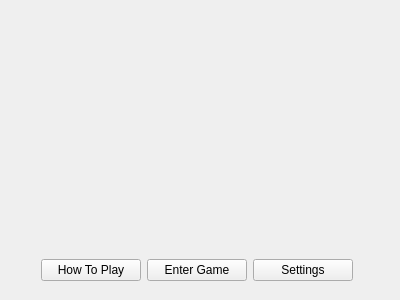
<?xml version="1.0" encoding="UTF-8"?>
<ui version="4.0">
 <class>WelcomePage</class>
 <widget class="QMainWindow" name="WelcomePage">
  <property name="enabled">
   <bool>true</bool>
  </property>
  <property name="geometry">
   <rect>
    <x>0</x>
    <y>0</y>
    <width>400</width>
    <height>300</height>
   </rect>
  </property>
  <property name="minimumSize">
   <size>
    <width>400</width>
    <height>300</height>
   </size>
  </property>
  <property name="maximumSize">
   <size>
    <width>400</width>
    <height>300</height>
   </size>
  </property>
  <property name="windowTitle">
   <string>Bomb Dynasty</string>
  </property>
  <property name="windowIcon">
   <iconset resource="res.qrc">
    <normaloff>:/gamefield_graphics/bombed.png</normaloff>:/gamefield_graphics/bombed.png</iconset>
  </property>
  <property name="autoFillBackground">
   <bool>false</bool>
  </property>
  <widget class="QWidget" name="centralWidget">
   <property name="sizePolicy">
    <sizepolicy hsizetype="Fixed" vsizetype="Fixed">
     <horstretch>0</horstretch>
     <verstretch>0</verstretch>
    </sizepolicy>
   </property>
   <widget class="QStackedWidget" name="stackedWidget">
    <property name="geometry">
     <rect>
      <x>0</x>
      <y>0</y>
      <width>400</width>
      <height>300</height>
     </rect>
    </property>
    <property name="styleSheet">
     <string notr="true"/>
    </property>
    <widget class="QWidget" name="welcome">
     <widget class="QLabel" name="title_pic">
      <property name="geometry">
       <rect>
        <x>50</x>
        <y>10</y>
        <width>300</width>
        <height>225</height>
       </rect>
      </property>
      <property name="text">
       <string/>
      </property>
      <property name="pixmap">
       <pixmap resource="res.qrc">:/gamefield_graphics/IMG_0447.PNG</pixmap>
      </property>
      <property name="scaledContents">
       <bool>true</bool>
      </property>
      <property name="alignment">
       <set>Qt::AlignCenter</set>
      </property>
     </widget>
     <widget class="QWidget" name="horizontalLayoutWidget">
      <property name="geometry">
       <rect>
        <x>30</x>
        <y>240</y>
        <width>334</width>
        <height>61</height>
       </rect>
      </property>
      <layout class="QHBoxLayout" name="horizontalLayout">
       <item>
        <widget class="QPushButton" name="help">
         <property name="styleSheet">
          <string notr="true">font: 11pt &quot;Fixedsys&quot;;</string>
         </property>
         <property name="text">
          <string>How To Play</string>
         </property>
        </widget>
       </item>
       <item>
        <widget class="QPushButton" name="enter_game">
         <property name="sizePolicy">
          <sizepolicy hsizetype="Minimum" vsizetype="Fixed">
           <horstretch>0</horstretch>
           <verstretch>0</verstretch>
          </sizepolicy>
         </property>
         <property name="styleSheet">
          <string notr="true">font: 11pt &quot;Fixedsys&quot;;
</string>
         </property>
         <property name="text">
          <string>Enter Game</string>
         </property>
        </widget>
       </item>
       <item>
        <widget class="QPushButton" name="settings_button">
         <property name="styleSheet">
          <string notr="true">font: 11pt &quot;Fixedsys&quot;;</string>
         </property>
         <property name="text">
          <string>Settings</string>
         </property>
        </widget>
       </item>
      </layout>
     </widget>
    </widget>
    <widget class="QWidget" name="settings">
     <property name="styleSheet">
      <string notr="true">background-image:url(:/gamefield_graphics/background.png);</string>
     </property>
     <widget class="QPushButton" name="back_to_main">
      <property name="geometry">
       <rect>
        <x>270</x>
        <y>250</y>
        <width>114</width>
        <height>32</height>
       </rect>
      </property>
      <property name="autoFillBackground">
       <bool>false</bool>
      </property>
      <property name="styleSheet">
       <string notr="true">font: 11pt &quot;Fixedsys&quot;;
background-image: url(:/gamefield_graphics/t.png);</string>
      </property>
      <property name="text">
       <string>Back</string>
      </property>
     </widget>
     <widget class="QWidget" name="gridLayoutWidget">
      <property name="geometry">
       <rect>
        <x>30</x>
        <y>50</y>
        <width>341</width>
        <height>131</height>
       </rect>
      </property>
      <layout class="QGridLayout" name="gridLayout_2">
       <item row="1" column="1">
        <widget class="QSlider" name="bgm_vol">
         <property name="styleSheet">
          <string notr="true">background-image: url(:/t.png);
font: 11pt &quot;Fixedsys&quot;;</string>
         </property>
         <property name="maximum">
          <number>100</number>
         </property>
         <property name="value">
          <number>100</number>
         </property>
         <property name="orientation">
          <enum>Qt::Horizontal</enum>
         </property>
        </widget>
       </item>
       <item row="2" column="1">
        <widget class="QSlider" name="effects_vol">
         <property name="styleSheet">
          <string notr="true">background-image: url(:/t.png);
font: 11pt &quot;Fixedsys&quot;;</string>
         </property>
         <property name="maximum">
          <number>100</number>
         </property>
         <property name="value">
          <number>100</number>
         </property>
         <property name="orientation">
          <enum>Qt::Horizontal</enum>
         </property>
        </widget>
       </item>
       <item row="1" column="0">
        <widget class="QLabel" name="bgm_label">
         <property name="styleSheet">
          <string notr="true">background-image: url(:/t.png);
font: 11pt &quot;Fixedsys&quot;;</string>
         </property>
         <property name="text">
          <string>Background music Vol:</string>
         </property>
        </widget>
       </item>
       <item row="2" column="0">
        <widget class="QLabel" name="effects_label">
         <property name="styleSheet">
          <string notr="true">background-image: url(:/t.png);
font: 11pt &quot;Fixedsys&quot;;</string>
         </property>
         <property name="text">
          <string>Sound Effects Vol:</string>
         </property>
         <property name="alignment">
          <set>Qt::AlignLeading|Qt::AlignLeft|Qt::AlignVCenter</set>
         </property>
        </widget>
       </item>
       <item row="0" column="0">
        <widget class="QLabel" name="settings_label">
         <property name="styleSheet">
          <string notr="true">background-image: url(:/t.png);
font: 11pt &quot;Fixedsys&quot;;</string>
         </property>
         <property name="text">
          <string>&lt;html&gt;&lt;head/&gt;&lt;body&gt;&lt;p&gt;&lt;span style=&quot; font-size:18pt; color:#000000;&quot;&gt;Settings&lt;/span&gt;&lt;/p&gt;&lt;/body&gt;&lt;/html&gt;</string>
         </property>
         <property name="alignment">
          <set>Qt::AlignBottom|Qt::AlignLeading|Qt::AlignLeft</set>
         </property>
        </widget>
       </item>
      </layout>
     </widget>
    </widget>
    <widget class="QWidget" name="selection">
     <property name="styleSheet">
      <string notr="true">background-image:url(:/gamefield_graphics/background.png);</string>
     </property>
     <widget class="QLabel" name="practicelabel">
      <property name="geometry">
       <rect>
        <x>20</x>
        <y>80</y>
        <width>160</width>
        <height>120</height>
       </rect>
      </property>
      <property name="mouseTracking">
       <bool>false</bool>
      </property>
      <property name="toolTip">
       <string>Play with the computer.</string>
      </property>
      <property name="whatsThis">
       <string/>
      </property>
      <property name="text">
       <string/>
      </property>
      <property name="pixmap">
       <pixmap resource="res.qrc">:/gamefield_graphics/practicepic.jpg</pixmap>
      </property>
      <property name="scaledContents">
       <bool>true</bool>
      </property>
     </widget>
     <widget class="QLabel" name="label">
      <property name="geometry">
       <rect>
        <x>20</x>
        <y>60</y>
        <width>151</width>
        <height>16</height>
       </rect>
      </property>
      <property name="styleSheet">
       <string notr="true">font: 11pt &quot;Fixedsys&quot;;
background-image: url(:/t.png);</string>
      </property>
      <property name="text">
       <string>Select Play Mode:</string>
      </property>
     </widget>
     <widget class="QRadioButton" name="practicebutton">
      <property name="geometry">
       <rect>
        <x>20</x>
        <y>210</y>
        <width>181</width>
        <height>20</height>
       </rect>
      </property>
      <property name="toolTip">
       <string>Play with the computer.</string>
      </property>
      <property name="styleSheet">
       <string notr="true">font: 11pt &quot;Fixedsys&quot;;
background-image: url(:/t.png);</string>
      </property>
      <property name="text">
       <string>Single Player Mode</string>
      </property>
      <property name="checked">
       <bool>true</bool>
      </property>
     </widget>
     <widget class="QLabel" name="doublelabel">
      <property name="geometry">
       <rect>
        <x>220</x>
        <y>80</y>
        <width>160</width>
        <height>120</height>
       </rect>
      </property>
      <property name="mouseTracking">
       <bool>false</bool>
      </property>
      <property name="toolTip">
       <string>Play with a friend!</string>
      </property>
      <property name="whatsThis">
       <string/>
      </property>
      <property name="text">
       <string/>
      </property>
      <property name="pixmap">
       <pixmap resource="res.qrc">:/gamefield_graphics/doubleplayerpic.jpg</pixmap>
      </property>
      <property name="scaledContents">
       <bool>true</bool>
      </property>
     </widget>
     <widget class="QRadioButton" name="doublebutton">
      <property name="geometry">
       <rect>
        <x>220</x>
        <y>210</y>
        <width>171</width>
        <height>20</height>
       </rect>
      </property>
      <property name="toolTip">
       <string>Play with a friend!</string>
      </property>
      <property name="styleSheet">
       <string notr="true">font: 11pt &quot;Fixedsys&quot;;
background-image: url(:/t.png);</string>
      </property>
      <property name="text">
       <string>Double Player Mode</string>
      </property>
     </widget>
     <widget class="QPushButton" name="start_game">
      <property name="geometry">
       <rect>
        <x>140</x>
        <y>240</y>
        <width>114</width>
        <height>51</height>
       </rect>
      </property>
      <property name="styleSheet">
       <string notr="true">font: 11pt &quot;Fixedsys&quot;;
background-image:url(:/gamefield_graphics/transparent.png);</string>
      </property>
      <property name="text">
       <string>Start Game</string>
      </property>
     </widget>
     <widget class="QPushButton" name="backbutton">
      <property name="geometry">
       <rect>
        <x>10</x>
        <y>10</y>
        <width>51</width>
        <height>41</height>
       </rect>
      </property>
      <property name="styleSheet">
       <string notr="true">font: 11pt &quot;Fixedsys&quot;;
background-image:url(:/gamefield_graphics/transparent.png);</string>
      </property>
      <property name="text">
       <string>&lt;-</string>
      </property>
     </widget>
    </widget>
    <widget class="QWidget" name="instructions1">
     <property name="styleSheet">
      <string notr="true">background-image:url(:/gamefield_graphics/background.png);</string>
     </property>
     <widget class="QPushButton" name="next_page">
      <property name="geometry">
       <rect>
        <x>270</x>
        <y>250</y>
        <width>114</width>
        <height>32</height>
       </rect>
      </property>
      <property name="styleSheet">
       <string notr="true">font: 11pt &quot;Fixedsys&quot;;
background-image: url(:/gamefield_graphics/t.png);</string>
      </property>
      <property name="text">
       <string>Next</string>
      </property>
     </widget>
     <widget class="QWidget" name="gridLayoutWidget_2">
      <property name="geometry">
       <rect>
        <x>30</x>
        <y>50</y>
        <width>341</width>
        <height>121</height>
       </rect>
      </property>
      <layout class="QGridLayout" name="gridLayout_3">
       <property name="sizeConstraint">
        <enum>QLayout::SetFixedSize</enum>
       </property>
       <item row="0" column="2">
        <widget class="QLabel" name="label_4">
         <property name="styleSheet">
          <string notr="true">background-image: url(:/t.png);
</string>
         </property>
         <property name="text">
          <string>&lt;html&gt;&lt;head/&gt;&lt;body&gt;&lt;p&gt;Arrow keys to move around&lt;br/&gt;Enter key to place bomb&lt;/p&gt;&lt;/body&gt;&lt;/html&gt;</string>
         </property>
        </widget>
       </item>
       <item row="0" column="1">
        <widget class="QLabel" name="label_2">
         <property name="styleSheet">
          <string notr="true">background-image: url(:/t.png);</string>
         </property>
         <property name="text">
          <string>Player 1</string>
         </property>
        </widget>
       </item>
       <item row="1" column="2">
        <widget class="QLabel" name="label_5">
         <property name="styleSheet">
          <string notr="true">background-image: url(:/t.png);</string>
         </property>
         <property name="text">
          <string>&lt;html&gt;&lt;head/&gt;&lt;body&gt;&lt;p&gt;W, A, S, D to move around&lt;br/&gt;Space key to place bomb&lt;/p&gt;&lt;/body&gt;&lt;/html&gt;</string>
         </property>
        </widget>
       </item>
       <item row="1" column="1">
        <widget class="QLabel" name="label_3">
         <property name="styleSheet">
          <string notr="true">background-image: url(:/t.png);</string>
         </property>
         <property name="text">
          <string>&lt;html&gt;&lt;head/&gt;&lt;body&gt;&lt;p&gt;Player 2&lt;br/&gt;(PvP mode)&lt;/p&gt;&lt;/body&gt;&lt;/html&gt;</string>
         </property>
        </widget>
       </item>
       <item row="0" column="0">
        <widget class="QLabel" name="label_26">
         <property name="sizePolicy">
          <sizepolicy hsizetype="Fixed" vsizetype="Fixed">
           <horstretch>0</horstretch>
           <verstretch>0</verstretch>
          </sizepolicy>
         </property>
         <property name="minimumSize">
          <size>
           <width>40</width>
           <height>40</height>
          </size>
         </property>
         <property name="maximumSize">
          <size>
           <width>40</width>
           <height>40</height>
          </size>
         </property>
         <property name="baseSize">
          <size>
           <width>40</width>
           <height>40</height>
          </size>
         </property>
         <property name="text">
          <string/>
         </property>
         <property name="pixmap">
          <pixmap resource="res.qrc">:/gamefield_graphics/p1.PNG</pixmap>
         </property>
         <property name="scaledContents">
          <bool>true</bool>
         </property>
        </widget>
       </item>
       <item row="1" column="0">
        <widget class="QLabel" name="label_27">
         <property name="sizePolicy">
          <sizepolicy hsizetype="Fixed" vsizetype="Fixed">
           <horstretch>0</horstretch>
           <verstretch>0</verstretch>
          </sizepolicy>
         </property>
         <property name="minimumSize">
          <size>
           <width>40</width>
           <height>40</height>
          </size>
         </property>
         <property name="maximumSize">
          <size>
           <width>40</width>
           <height>40</height>
          </size>
         </property>
         <property name="baseSize">
          <size>
           <width>40</width>
           <height>40</height>
          </size>
         </property>
         <property name="text">
          <string/>
         </property>
         <property name="pixmap">
          <pixmap resource="res.qrc">:/gamefield_graphics/p2.PNG</pixmap>
         </property>
         <property name="scaledContents">
          <bool>true</bool>
         </property>
        </widget>
       </item>
      </layout>
     </widget>
     <widget class="QWidget" name="horizontalLayoutWidget_2">
      <property name="geometry">
       <rect>
        <x>30</x>
        <y>170</y>
        <width>341</width>
        <height>51</height>
       </rect>
      </property>
      <layout class="QHBoxLayout" name="horizontalLayout_3">
       <item>
        <widget class="QLabel" name="label_6">
         <property name="styleSheet">
          <string notr="true">background-image: url(:/t.png);</string>
         </property>
         <property name="text">
          <string>&lt;html&gt;&lt;head/&gt;&lt;body&gt;&lt;p&gt;Press Esc in game to toggle menu.&lt;br/&gt;Last one standing wins!&lt;/p&gt;&lt;/body&gt;&lt;/html&gt;</string>
         </property>
        </widget>
       </item>
      </layout>
     </widget>
    </widget>
    <widget class="QWidget" name="instructions2">
     <property name="styleSheet">
      <string notr="true">background-image:url(:/gamefield_graphics/background.png);</string>
     </property>
     <widget class="QPushButton" name="back_to_main2">
      <property name="geometry">
       <rect>
        <x>270</x>
        <y>250</y>
        <width>114</width>
        <height>32</height>
       </rect>
      </property>
      <property name="styleSheet">
       <string notr="true">font: 11pt &quot;Fixedsys&quot;;
background-image:url(:/gamefield_graphics/transparent.png);</string>
      </property>
      <property name="text">
       <string>Done</string>
      </property>
     </widget>
     <widget class="QPushButton" name="previous_page">
      <property name="geometry">
       <rect>
        <x>10</x>
        <y>250</y>
        <width>114</width>
        <height>32</height>
       </rect>
      </property>
      <property name="styleSheet">
       <string notr="true">font: 11pt &quot;Fixedsys&quot;;
background-image:url(:/gamefield_graphics/transparent.png);</string>
      </property>
      <property name="text">
       <string>Back</string>
      </property>
     </widget>
     <widget class="QWidget" name="gridLayoutWidget_3">
      <property name="geometry">
       <rect>
        <x>20</x>
        <y>20</y>
        <width>361</width>
        <height>228</height>
       </rect>
      </property>
      <layout class="QGridLayout" name="gridLayout_4">
       <item row="3" column="2">
        <widget class="QLabel" name="label_19">
         <property name="toolTip">
          <string>&lt;html&gt;&lt;head/&gt;&lt;body&gt;&lt;p&gt;Gain abilities to walk through and place bombs in walls for 10 seconds. Bombs placed in walls are invisible&lt;/p&gt;&lt;/body&gt;&lt;/html&gt;</string>
         </property>
         <property name="styleSheet">
          <string notr="true">background-image: url(:/gamefield_graphics/t.png);
font: 11pt &quot;Fixedsys&quot;;</string>
         </property>
         <property name="text">
          <string/>
         </property>
         <property name="pixmap">
          <pixmap resource="res.qrc">:/gamefield_graphics/icons/ghost.jpg</pixmap>
         </property>
         <property name="alignment">
          <set>Qt::AlignCenter</set>
         </property>
        </widget>
       </item>
       <item row="1" column="3">
        <widget class="QLabel" name="label_16">
         <property name="toolTip">
          <string>&lt;html&gt;&lt;head/&gt;&lt;body&gt;&lt;p&gt;Bomb range permanently increases by 1 grid. Maximum 5 grids&lt;/p&gt;&lt;/body&gt;&lt;/html&gt;</string>
         </property>
         <property name="styleSheet">
          <string notr="true">background-image: url(:/gamefield_graphics/t.png);
font: 11pt &quot;Fixedsys&quot;;</string>
         </property>
         <property name="text">
          <string>&lt;html&gt;&lt;head/&gt;&lt;body&gt;&lt;p&gt;Bomb Power Up&lt;/p&gt;&lt;/body&gt;&lt;/html&gt;</string>
         </property>
        </widget>
       </item>
       <item row="4" column="1">
        <widget class="QLabel" name="label_14">
         <property name="toolTip">
          <string>&lt;html&gt;&lt;head/&gt;&lt;body&gt;&lt;p&gt;Protects player from bomb attacks for 10 seconds. Does not include mine attacks.&lt;/p&gt;&lt;/body&gt;&lt;/html&gt;</string>
         </property>
         <property name="styleSheet">
          <string notr="true">background-image: url(:/gamefield_graphics/t.png);
font: 11pt &quot;Fixedsys&quot;;</string>
         </property>
         <property name="text">
          <string>Shield</string>
         </property>
        </widget>
       </item>
       <item row="2" column="0">
        <widget class="QLabel" name="label_9">
         <property name="toolTip">
          <string>&lt;html&gt;&lt;head/&gt;&lt;body&gt;&lt;p&gt;Bomb drop override: places mine at current location. Mine explodes when stepped on or after 20 seconds, whichever comes first&lt;/p&gt;&lt;/body&gt;&lt;/html&gt;</string>
         </property>
         <property name="styleSheet">
          <string notr="true">background-image: url(:/gamefield_graphics/t.png);
font: 11pt &quot;Fixedsys&quot;;</string>
         </property>
         <property name="text">
          <string/>
         </property>
         <property name="pixmap">
          <pixmap resource="res.qrc">:/gamefield_graphics/icons/mine.jpg</pixmap>
         </property>
         <property name="alignment">
          <set>Qt::AlignCenter</set>
         </property>
        </widget>
       </item>
       <item row="3" column="3">
        <widget class="QLabel" name="label_21">
         <property name="toolTip">
          <string>&lt;html&gt;&lt;head/&gt;&lt;body&gt;&lt;p&gt;Gain abilities to walk through and place bombs in walls for 10 seconds. Bombs placed in walls are invisible&lt;/p&gt;&lt;/body&gt;&lt;/html&gt;</string>
         </property>
         <property name="styleSheet">
          <string notr="true">background-image: url(:/gamefield_graphics/t.png);
font: 11pt &quot;Fixedsys&quot;;</string>
         </property>
         <property name="text">
          <string>Ghosting</string>
         </property>
        </widget>
       </item>
       <item row="2" column="1">
        <widget class="QLabel" name="label_10">
         <property name="toolTip">
          <string>&lt;html&gt;&lt;head/&gt;&lt;body&gt;&lt;p&gt;Bomb drop override: places mine at current location. Mine explodes when stepped on or after 20 seconds, whichever comes first&lt;/p&gt;&lt;/body&gt;&lt;/html&gt;</string>
         </property>
         <property name="styleSheet">
          <string notr="true">background-image: url(:/gamefield_graphics/t.png);
font: 11pt &quot;Fixedsys&quot;;</string>
         </property>
         <property name="text">
          <string>Mine</string>
         </property>
        </widget>
       </item>
       <item row="3" column="1">
        <widget class="QLabel" name="label_12">
         <property name="toolTip">
          <string>&lt;html&gt;&lt;head/&gt;&lt;body&gt;&lt;p&gt;Bomb drop override: freeze enemies around you for 2 seconds, single use and limited range&lt;/p&gt;&lt;/body&gt;&lt;/html&gt;</string>
         </property>
         <property name="styleSheet">
          <string notr="true">background-image: url(:/gamefield_graphics/t.png);
font: 11pt &quot;Fixedsys&quot;;</string>
         </property>
         <property name="text">
          <string>Freeze</string>
         </property>
        </widget>
       </item>
       <item row="4" column="3">
        <widget class="QLabel" name="label_22">
         <property name="toolTip">
          <string>&lt;html&gt;&lt;head/&gt;&lt;body&gt;&lt;p&gt;When eaten, reverses direction keys for 10 seconds&lt;/p&gt;&lt;/body&gt;&lt;/html&gt;</string>
         </property>
         <property name="styleSheet">
          <string notr="true">background-image: url(:/gamefield_graphics/t.png);
font: 11pt &quot;Fixedsys&quot;;</string>
         </property>
         <property name="text">
          <string>Reverse</string>
         </property>
        </widget>
       </item>
       <item row="0" column="0" colspan="2">
        <widget class="QLabel" name="label_23">
         <property name="styleSheet">
          <string notr="true">background-image: url(:/gamefield_graphics/t.png);
font: 11pt &quot;Fixedsys&quot;;</string>
         </property>
         <property name="text">
          <string>&lt;html&gt;&lt;head/&gt;&lt;body&gt;&lt;p&gt;&lt;span style=&quot; font-size:18pt; color:#000000;&quot;&gt;Power Ups&lt;/span&gt;&lt;/p&gt;&lt;/body&gt;&lt;/html&gt;</string>
         </property>
         <property name="alignment">
          <set>Qt::AlignBottom|Qt::AlignRight|Qt::AlignTrailing</set>
         </property>
        </widget>
       </item>
       <item row="4" column="0">
        <widget class="QLabel" name="label_13">
         <property name="toolTip">
          <string>&lt;html&gt;&lt;head/&gt;&lt;body&gt;&lt;p&gt;Protects player from bomb attacks for 10 seconds. Does not include mine attacks.&lt;/p&gt;&lt;/body&gt;&lt;/html&gt;</string>
         </property>
         <property name="styleSheet">
          <string notr="true">background-image: url(:/gamefield_graphics/t.png);
font: 11pt &quot;Fixedsys&quot;;</string>
         </property>
         <property name="text">
          <string/>
         </property>
         <property name="pixmap">
          <pixmap resource="res.qrc">:/gamefield_graphics/icons/shield.jpg</pixmap>
         </property>
         <property name="alignment">
          <set>Qt::AlignCenter</set>
         </property>
        </widget>
       </item>
       <item row="2" column="3">
        <widget class="QLabel" name="label_18">
         <property name="toolTip">
          <string>&lt;html&gt;&lt;head/&gt;&lt;body&gt;&lt;p&gt;Maximum bombs placed on screen permanently increases by one. Maximum 3 bombs per player&lt;/p&gt;&lt;/body&gt;&lt;/html&gt;</string>
         </property>
         <property name="styleSheet">
          <string notr="true">background-image: url(:/gamefield_graphics/t.png);
font: 11pt &quot;Fixedsys&quot;;</string>
         </property>
         <property name="text">
          <string>&lt;html&gt;&lt;head/&gt;&lt;body&gt;&lt;p&gt;Bomb +1&lt;/p&gt;&lt;/body&gt;&lt;/html&gt;</string>
         </property>
        </widget>
       </item>
       <item row="0" column="2" colspan="2">
        <widget class="QLabel" name="label_24">
         <property name="styleSheet">
          <string notr="true">background-image: url(:/gamefield_graphics/t.png);
font: 11pt &quot;Fixedsys&quot;;</string>
         </property>
         <property name="text">
          <string>&lt;html&gt;&lt;head/&gt;&lt;body&gt;&lt;p&gt;&lt;span style=&quot; font-size:18pt; color:#000000;&quot;&gt;and Effects&lt;/span&gt;&lt;/p&gt;&lt;/body&gt;&lt;/html&gt;</string>
         </property>
         <property name="alignment">
          <set>Qt::AlignBottom|Qt::AlignLeading|Qt::AlignLeft</set>
         </property>
        </widget>
       </item>
       <item row="4" column="2">
        <widget class="QLabel" name="label_20">
         <property name="toolTip">
          <string>&lt;html&gt;&lt;head/&gt;&lt;body&gt;&lt;p&gt;When eaten, reverses direction keys for 10 seconds&lt;/p&gt;&lt;/body&gt;&lt;/html&gt;</string>
         </property>
         <property name="styleSheet">
          <string notr="true">background-image: url(:/gamefield_graphics/t.png);
font: 11pt &quot;Fixedsys&quot;;</string>
         </property>
         <property name="text">
          <string/>
         </property>
         <property name="pixmap">
          <pixmap resource="res.qrc">:/gamefield_graphics/icons/reverse.jpg</pixmap>
         </property>
         <property name="alignment">
          <set>Qt::AlignCenter</set>
         </property>
        </widget>
       </item>
       <item row="1" column="1">
        <widget class="QLabel" name="label_8">
         <property name="toolTip">
          <string>&lt;html&gt;&lt;head/&gt;&lt;body&gt;&lt;p&gt;Gain ability to push away bombs for 10 seconds&lt;/p&gt;&lt;/body&gt;&lt;/html&gt;</string>
         </property>
         <property name="whatsThis">
          <string>&lt;html&gt;&lt;head/&gt;&lt;body&gt;&lt;p&gt;&lt;br/&gt;&lt;/p&gt;&lt;/body&gt;&lt;/html&gt;</string>
         </property>
         <property name="styleSheet">
          <string notr="true">background-image: url(:/gamefield_graphics/t.png);
font: 11pt &quot;Fixedsys&quot;;</string>
         </property>
         <property name="text">
          <string>&lt;html&gt;&lt;head/&gt;&lt;body&gt;&lt;p&gt;Push Bomb&lt;/p&gt;&lt;/body&gt;&lt;/html&gt;</string>
         </property>
        </widget>
       </item>
       <item row="1" column="0">
        <widget class="QLabel" name="label_7">
         <property name="toolTip">
          <string>&lt;html&gt;&lt;head/&gt;&lt;body&gt;&lt;p&gt;Gain ability to push away bombs for 10 seconds&lt;/p&gt;&lt;/body&gt;&lt;/html&gt;</string>
         </property>
         <property name="styleSheet">
          <string notr="true">background-image: url(:/gamefield_graphics/t.png);
font: 11pt &quot;Fixedsys&quot;;</string>
         </property>
         <property name="text">
          <string/>
         </property>
         <property name="pixmap">
          <pixmap resource="res.qrc">:/gamefield_graphics/icons/push.jpg</pixmap>
         </property>
         <property name="alignment">
          <set>Qt::AlignCenter</set>
         </property>
        </widget>
       </item>
       <item row="1" column="2">
        <widget class="QLabel" name="label_15">
         <property name="toolTip">
          <string>&lt;html&gt;&lt;head/&gt;&lt;body&gt;&lt;p&gt;Bomb range permanently increases by 1 grid. Maximum 5 grids&lt;/p&gt;&lt;/body&gt;&lt;/html&gt;</string>
         </property>
         <property name="styleSheet">
          <string notr="true">background-image: url(:/gamefield_graphics/t.png);
font: 11pt &quot;Fixedsys&quot;;</string>
         </property>
         <property name="text">
          <string/>
         </property>
         <property name="pixmap">
          <pixmap resource="res.qrc">:/gamefield_graphics/icons/powerup.jpg</pixmap>
         </property>
         <property name="alignment">
          <set>Qt::AlignCenter</set>
         </property>
        </widget>
       </item>
       <item row="2" column="2">
        <widget class="QLabel" name="label_17">
         <property name="toolTip">
          <string>&lt;html&gt;&lt;head/&gt;&lt;body&gt;&lt;p&gt;Maximum bombs placed on screen permanently increases by one. Maximum 3 bombs per player&lt;/p&gt;&lt;/body&gt;&lt;/html&gt;</string>
         </property>
         <property name="styleSheet">
          <string notr="true">background-image: url(:/gamefield_graphics/t.png);
font: 11pt &quot;Fixedsys&quot;;</string>
         </property>
         <property name="text">
          <string/>
         </property>
         <property name="pixmap">
          <pixmap resource="res.qrc">:/gamefield_graphics/icons/bomb+1.jpg</pixmap>
         </property>
         <property name="alignment">
          <set>Qt::AlignCenter</set>
         </property>
        </widget>
       </item>
       <item row="3" column="0">
        <widget class="QLabel" name="label_11">
         <property name="toolTip">
          <string>&lt;html&gt;&lt;head/&gt;&lt;body&gt;&lt;p&gt;Bomb drop override: freeze enemies around you for 2 seconds, single use and limited range&lt;/p&gt;&lt;/body&gt;&lt;/html&gt;</string>
         </property>
         <property name="styleSheet">
          <string notr="true">background-image: url(:/gamefield_graphics/t.png);
font: 11pt &quot;Fixedsys&quot;;</string>
         </property>
         <property name="text">
          <string/>
         </property>
         <property name="pixmap">
          <pixmap resource="res.qrc">:/gamefield_graphics/icons/freeze.jpg</pixmap>
         </property>
         <property name="alignment">
          <set>Qt::AlignCenter</set>
         </property>
        </widget>
       </item>
       <item row="5" column="0" colspan="4">
        <widget class="QLabel" name="label_25">
         <property name="styleSheet">
          <string notr="true">background-image: url(:/gamefield_graphics/t.png);
font: 75 10pt &quot;MS Sans Serif&quot;;</string>
         </property>
         <property name="text">
          <string>&lt;html&gt;&lt;head/&gt;&lt;body&gt;&lt;p&gt;&lt;span style=&quot; font-size:10pt;&quot;&gt;Hover to see description. Timed effects cannot be extended!&lt;br/&gt;Timed effects come with a short cooldown period.&lt;/span&gt;&lt;/p&gt;&lt;/body&gt;&lt;/html&gt;</string>
         </property>
        </widget>
       </item>
      </layout>
     </widget>
    </widget>
   </widget>
  </widget>
 </widget>
 <layoutdefault spacing="6" margin="11"/>
 <resources>
  <include location="res.qrc"/>
 </resources>
 <connections/>
</ui>
